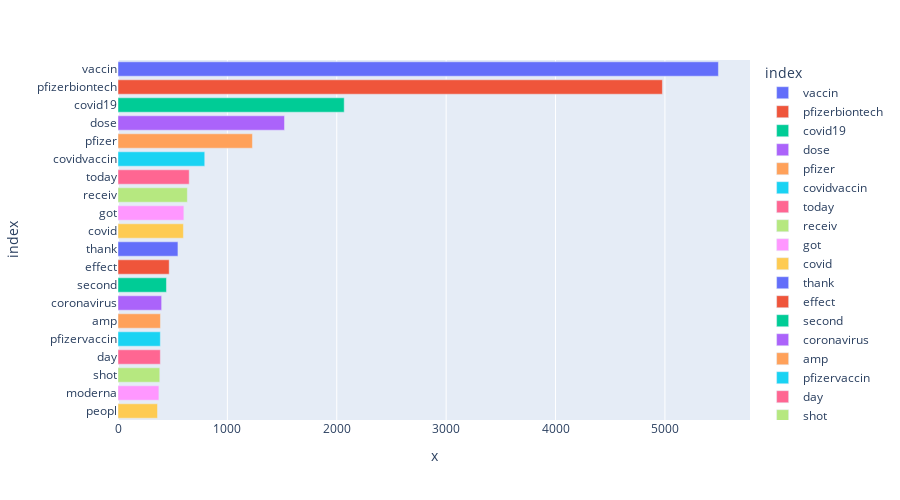

This figure's notebook cell:
### Markdown cell above
**The following figure is Interactive**

### Code cell
df = df[:20,]
px.bar(df, x=df.values,y= df.index, color=df.index, height=500)

### Figure 1 — Plotly figure (JSON) as saved in the notebook; plotly's stock layout.template omitted (floating-point values rounded to 4 significant figures)
{"data": [{"alignmentgroup": "True", "hovertemplate": "index=%{y}<br>x=%{x}<extra></extra>", "legendgroup": "vaccin", "marker": {"color": "#636efa"}, "name": "vaccin", "offsetgroup": "vaccin", "orientation": "h", "showlegend": true, "textposition": "auto", "type": "bar", "x": [5489], "xaxis": "x", "y": ["vaccin"], "yaxis": "y"}, {"alignmentgroup": "True", "hovertemplate": "index=%{y}<br>x=%{x}<extra></extra>", "legendgroup": "pfizerbiontech", "marker": {"color": "#EF553B"}, "name": "pfizerbiontech", "offsetgroup": "pfizerbiontech", "orientation": "h", "showlegend": true, "textposition": "auto", "type": "bar", "x": [4977], "xaxis": "x", "y": ["pfizerbiontech"], "yaxis": "y"}, {"alignmentgroup": "True", "hovertemplate": "index=%{y}<br>x=%{x}<extra></extra>", "legendgroup": "covid19", "marker": {"color": "#00cc96"}, "name": "covid19", "offsetgroup": "covid19", "orientation": "h", "showlegend": true, "textposition": "auto", "type": "bar", "x": [2068], "xaxis": "x", "y": ["covid19"], "yaxis": "y"}, {"alignmentgroup": "True", "hovertemplate": "index=%{y}<br>x=%{x}<extra></extra>", "legendgroup": "dose", "marker": {"color": "#ab63fa"}, "name": "dose", "offsetgroup": "dose", "orientation": "h", "showlegend": true, "textposition": "auto", "type": "bar", "x": [1522], "xaxis": "x", "y": ["dose"], "yaxis": "y"}, {"alignmentgroup": "True", "hovertemplate": "index=%{y}<br>x=%{x}<extra></extra>", "legendgroup": "pfizer", "marker": {"color": "#FFA15A"}, "name": "pfizer", "offsetgroup": "pfizer", "orientation": "h", "showlegend": true, "textposition": "auto", "type": "bar", "x": [1229], "xaxis": "x", "y": ["pfizer"], "yaxis": "y"}, {"alignmentgroup": "True", "hovertemplate": "index=%{y}<br>x=%{x}<extra></extra>", "legendgroup": "covidvaccin", "marker": {"color": "#19d3f3"}, "name": "covidvaccin", "offsetgroup": "covidvaccin", "orientation": "h", "showlegend": true, "textposition": "auto", "type": "bar", "x": [793], "xaxis": "x", "y": ["covidvaccin"], "yaxis": "y"}, {"alignmentgroup": "True", "hovertemplate": "index=%{y}<br>x=%{x}<extra></extra>", "legendgroup": "today", "marker": {"color": "#FF6692"}, "name": "today", "offsetgroup": "today", "orientation": "h", "showlegend": true, "textposition": "auto", "type": "bar", "x": [651], "xaxis": "x", "y": ["today"], "yaxis": "y"}, {"alignmentgroup": "True", "hovertemplate": "index=%{y}<br>x=%{x}<extra></extra>", "legendgroup": "receiv", "marker": {"color": "#B6E880"}, "name": "receiv", "offsetgroup": "receiv", "orientation": "h", "showlegend": true, "textposition": "auto", "type": "bar", "x": [634], "xaxis": "x", "y": ["receiv"], "yaxis": "y"}, {"alignmentgroup": "True", "hovertemplate": "index=%{y}<br>x=%{x}<extra></extra>", "legendgroup": "got", "marker": {"color": "#FF97FF"}, "name": "got", "offsetgroup": "got", "orientation": "h", "showlegend": true, "textposition": "auto", "type": "bar", "x": [602], "xaxis": "x", "y": ["got"], "yaxis": "y"}, {"alignmentgroup": "True", "hovertemplate": "index=%{y}<br>x=%{x}<extra></extra>", "legendgroup": "covid", "marker": {"color": "#FECB52"}, "name": "covid", "offsetgroup": "covid", "orientation": "h", "showlegend": true, "textposition": "auto", "type": "bar", "x": [598], "xaxis": "x", "y": ["covid"], "yaxis": "y"}, {"alignmentgroup": "True", "hovertemplate": "index=%{y}<br>x=%{x}<extra></extra>", "legendgroup": "thank", "marker": {"color": "#636efa"}, "name": "thank", "offsetgroup": "thank", "orientation": "h", "showlegend": true, "textposition": "auto", "type": "bar", "x": [548], "xaxis": "x", "y": ["thank"], "yaxis": "y"}, {"alignmentgroup": "True", "hovertemplate": "index=%{y}<br>x=%{x}<extra></extra>", "legendgroup": "effect", "marker": {"color": "#EF553B"}, "name": "effect", "offsetgroup": "effect", "orientation": "h", "showlegend": true, "textposition": "auto", "type": "bar", "x": [468], "xaxis": "x", "y": ["effect"], "yaxis": "y"}, {"alignmentgroup": "True", "hovertemplate": "index=%{y}<br>x=%{x}<extra></extra>", "legendgroup": "second", "marker": {"color": "#00cc96"}, "name": "second", "offsetgroup": "second", "orientation": "h", "showlegend": true, "textposition": "auto", "type": "bar", "x": [443], "xaxis": "x", "y": ["second"], "yaxis": "y"}, {"alignmentgroup": "True", "hovertemplate": "index=%{y}<br>x=%{x}<extra></extra>", "legendgroup": "coronavirus", "marker": {"color": "#ab63fa"}, "name": "coronavirus", "offsetgroup": "coronavirus", "orientation": "h", "showlegend": true, "textposition": "auto", "type": "bar", "x": [399], "xaxis": "x", "y": ["coronavirus"], "yaxis": "y"}, {"alignmentgroup": "True", "hovertemplate": "index=%{y}<br>x=%{x}<extra></extra>", "legendgroup": "amp", "marker": {"color": "#FFA15A"}, "name": "amp", "offsetgroup": "amp", "orientation": "h", "showlegend": true, "textposition": "auto", "type": "bar", "x": [388], "xaxis": "x", "y": ["amp"], "yaxis": "y"}, {"alignmentgroup": "True", "hovertemplate": "index=%{y}<br>x=%{x}<extra></extra>", "legendgroup": "pfizervaccin", "marker": {"color": "#19d3f3"}, "name": "pfizervaccin", "offsetgroup": "pfizervaccin", "orientation": "h", "showlegend": true, "textposition": "auto", "type": "bar", "x": [387], "xaxis": "x", "y": ["pfizervaccin"], "yaxis": "y"}, {"alignmentgroup": "True", "hovertemplate": "index=%{y}<br>x=%{x}<extra></extra>", "legendgroup": "day", "marker": {"color": "#FF6692"}, "name": "day", "offsetgroup": "day", "orientation": "h", "showlegend": true, "textposition": "auto", "type": "bar", "x": [387], "xaxis": "x", "y": ["day"], "yaxis": "y"}, {"alignmentgroup": "True", "hovertemplate": "index=%{y}<br>x=%{x}<extra></extra>", "legendgroup": "shot", "marker": {"color": "#B6E880"}, "name": "shot", "offsetgroup": "shot", "orientation": "h", "showlegend": true, "textposition": "auto", "type": "bar", "x": [382], "xaxis": "x", "y": ["shot"], "yaxis": "y"}, {"alignmentgroup": "True", "hovertemplate": "index=%{y}<br>x=%{x}<extra></extra>", "legendgroup": "moderna", "marker": {"color": "#FF97FF"}, "name": "moderna", "offsetgroup": "moderna", "orientation": "h", "showlegend": true, "textposition": "auto", "type": "bar", "x": [374], "xaxis": "x", "y": ["moderna"], "yaxis": "y"}, {"alignmentgroup": "True", "hovertemplate": "index=%{y}<br>x=%{x}<extra></extra>", "legendgroup": "peopl", "marker": {"color": "#FECB52"}, "name": "peopl", "offsetgroup": "peopl", "orientation": "h", "showlegend": true, "textposition": "auto", "type": "bar", "x": [361], "xaxis": "x", "y": ["peopl"], "yaxis": "y"}], "layout": {"barmode": "relative", "height": 500, "legend": {"title": {"text": "index"}, "tracegroupgap": 0}, "margin": {"t": 60}, "xaxis": {"anchor": "y", "domain": [0, 1], "title": {"text": "x"}}, "yaxis": {"anchor": "x", "categoryarray": ["peopl", "moderna", "shot", "day", "pfizervaccin", "amp", "coronavirus", "second", "effect", "thank", "covid", "got", "receiv", "today", "covidvaccin", "pfizer", "dose", "covid19", "pfizerbiontech", "vaccin"], "categoryorder": "array", "domain": [0, 1], "title": {"text": "index"}}}}
